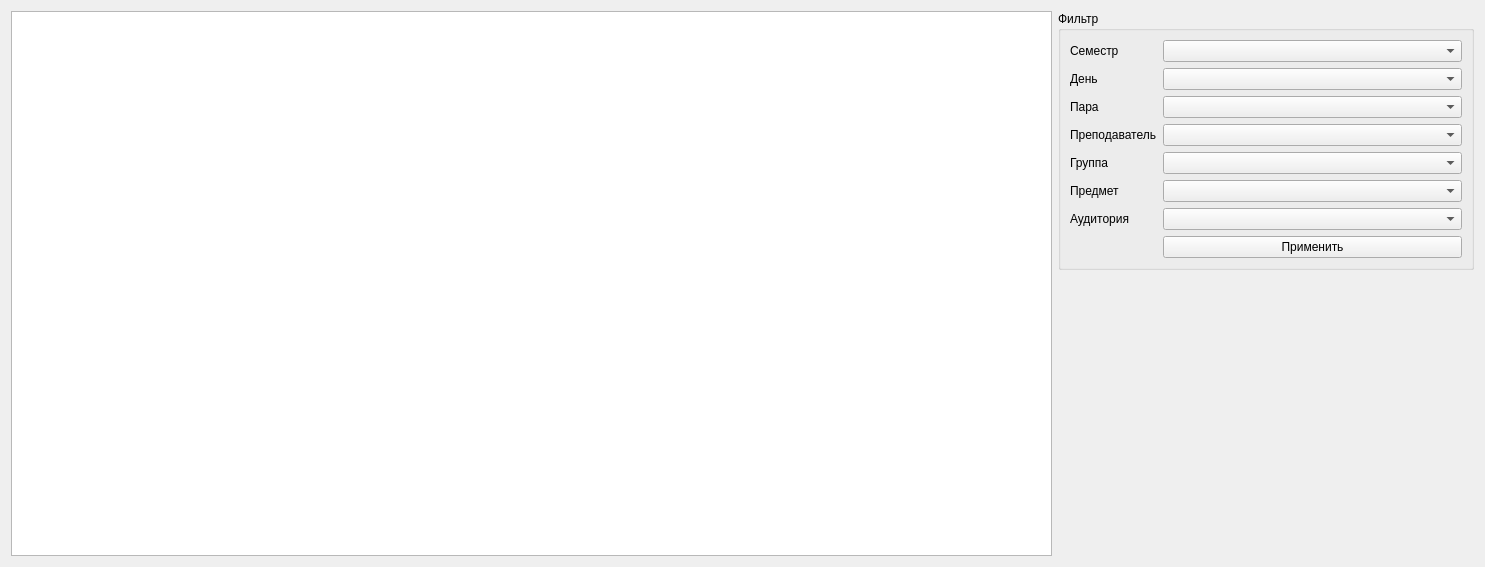
<?xml version="1.0" encoding="UTF-8"?>
<ui version="4.0">
 <class>TimetableWidget</class>
 <widget class="QWidget" name="TimetableWidget">
  <property name="geometry">
   <rect>
    <x>0</x>
    <y>0</y>
    <width>1485</width>
    <height>567</height>
   </rect>
  </property>
  <property name="windowTitle">
   <string>Form</string>
  </property>
  <layout class="QHBoxLayout" name="horizontalLayout" stretch="5,2">
   <item>
    <widget class="QTableWidget" name="tableWidget"/>
   </item>
   <item>
    <layout class="QVBoxLayout" name="verticalLayout">
     <item>
      <widget class="QGroupBox" name="groupBox">
       <property name="title">
        <string>Фильтр</string>
       </property>
       <layout class="QFormLayout" name="formLayout">
        <item row="0" column="0">
         <widget class="QLabel" name="semesterLabel">
          <property name="text">
           <string>Семестр</string>
          </property>
         </widget>
        </item>
        <item row="0" column="1">
         <widget class="QComboBox" name="semesterComboBox"/>
        </item>
        <item row="1" column="0">
         <widget class="QLabel" name="dayLabel">
          <property name="text">
           <string>День</string>
          </property>
         </widget>
        </item>
        <item row="1" column="1">
         <widget class="QComboBox" name="dayComboBox"/>
        </item>
        <item row="2" column="0">
         <widget class="QLabel" name="timeLabel">
          <property name="text">
           <string>Пара</string>
          </property>
         </widget>
        </item>
        <item row="2" column="1">
         <widget class="QComboBox" name="timeComboBox"/>
        </item>
        <item row="3" column="0">
         <widget class="QLabel" name="teacherLabel">
          <property name="text">
           <string>Преподаватель</string>
          </property>
         </widget>
        </item>
        <item row="3" column="1">
         <widget class="QComboBox" name="teacherComboBox"/>
        </item>
        <item row="4" column="0">
         <widget class="QLabel" name="groupLabel">
          <property name="text">
           <string>Группа</string>
          </property>
         </widget>
        </item>
        <item row="4" column="1">
         <widget class="QComboBox" name="groupComboBox"/>
        </item>
        <item row="5" column="0">
         <widget class="QLabel" name="subjectLlabel">
          <property name="text">
           <string>Предмет</string>
          </property>
         </widget>
        </item>
        <item row="5" column="1">
         <widget class="QComboBox" name="subjectComboBox"/>
        </item>
        <item row="6" column="0">
         <widget class="QLabel" name="audienceLabel">
          <property name="text">
           <string>Аудитория</string>
          </property>
         </widget>
        </item>
        <item row="6" column="1">
         <widget class="QComboBox" name="audienceComboBox"/>
        </item>
        <item row="7" column="1">
         <widget class="QPushButton" name="filterPushButton">
          <property name="text">
           <string>Применить</string>
          </property>
         </widget>
        </item>
       </layout>
      </widget>
     </item>
     <item>
      <spacer name="verticalSpacer">
       <property name="orientation">
        <enum>Qt::Vertical</enum>
       </property>
       <property name="sizeHint" stdset="0">
        <size>
         <width>20</width>
         <height>40</height>
        </size>
       </property>
      </spacer>
     </item>
    </layout>
   </item>
  </layout>
 </widget>
 <resources/>
 <connections/>
</ui>
